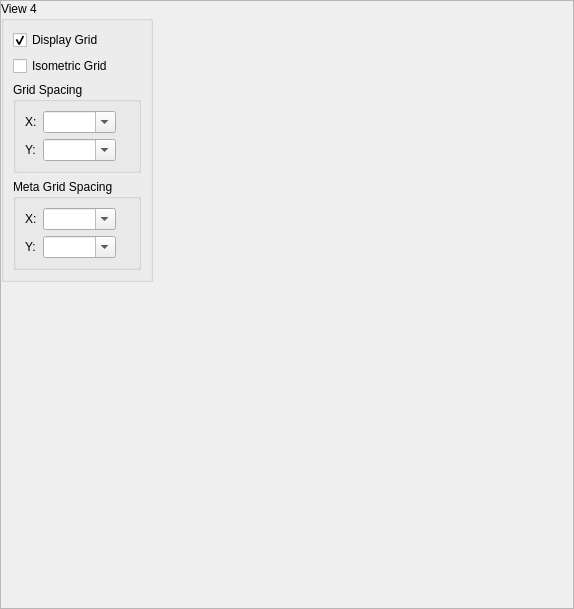
<?xml version="1.0" encoding="UTF-8"?>
<ui version="4.0">
 <class>Grid</class>
 <widget class="QScrollArea" name="Grid">
  <property name="geometry">
   <rect>
    <x>0</x>
    <y>0</y>
    <width>574</width>
    <height>609</height>
   </rect>
  </property>
  <layout class="QGridLayout" name="gridLayout_9">
   <item row="0" column="0">
    <widget class="QGroupBox" name="groupBox_3">
     <property name="title">
      <string>View 1</string>
     </property>
     <layout class="QVBoxLayout" name="verticalLayout">
      <item>
       <widget class="QCheckBox" name="DisplayGrid00">
        <property name="text">
         <string>Display Grid</string>
        </property>
        <property name="checked">
         <bool>true</bool>
        </property>
       </widget>
      </item>
      <item>
       <widget class="QCheckBox" name="IsometricGrid00">
        <property name="text">
         <string>Isometric Grid</string>
        </property>
       </widget>
      </item>
      <item>
       <widget class="QGroupBox" name="groupBox">
        <property name="title">
         <string>Grid Spacing</string>
        </property>
        <layout class="QGridLayout" name="gridLayout">
         <item row="1" column="0">
          <widget class="QLabel" name="label_2">
           <property name="text">
            <string>Y:</string>
           </property>
          </widget>
         </item>
         <item row="1" column="2">
          <widget class="QLabel" name="GridSpacingYUnit00">
           <property name="text">
            <string/>
           </property>
          </widget>
         </item>
         <item row="0" column="2">
          <widget class="QLabel" name="GridSpacingXUnit00">
           <property name="text">
            <string/>
           </property>
          </widget>
         </item>
         <item row="0" column="0">
          <widget class="QLabel" name="label">
           <property name="text">
            <string>X:</string>
           </property>
          </widget>
         </item>
         <item row="0" column="1">
          <widget class="QComboBox" name="GridSpacingX00">
           <property name="sizePolicy">
            <sizepolicy hsizetype="MinimumExpanding" vsizetype="Fixed">
             <horstretch>0</horstretch>
             <verstretch>0</verstretch>
            </sizepolicy>
           </property>
           <property name="editable">
            <bool>true</bool>
           </property>
          </widget>
         </item>
         <item row="1" column="1">
          <widget class="QComboBox" name="GridSpacingY00">
           <property name="sizePolicy">
            <sizepolicy hsizetype="MinimumExpanding" vsizetype="Fixed">
             <horstretch>0</horstretch>
             <verstretch>0</verstretch>
            </sizepolicy>
           </property>
           <property name="editable">
            <bool>true</bool>
           </property>
          </widget>
         </item>
        </layout>
       </widget>
      </item>
      <item>
       <widget class="QGroupBox" name="groupBox_2">
        <property name="title">
         <string>Meta Grid Spacing</string>
        </property>
        <layout class="QGridLayout" name="gridLayout_2">
         <item row="1" column="2">
          <widget class="QLabel" name="MetaGridSpacingYUnit00">
           <property name="text">
            <string/>
           </property>
          </widget>
         </item>
         <item row="0" column="2">
          <widget class="QLabel" name="MetaGridSpacingXUnit00">
           <property name="text">
            <string/>
           </property>
          </widget>
         </item>
         <item row="0" column="1">
          <widget class="QComboBox" name="MetaGridSpacingX00">
           <property name="sizePolicy">
            <sizepolicy hsizetype="MinimumExpanding" vsizetype="Fixed">
             <horstretch>0</horstretch>
             <verstretch>0</verstretch>
            </sizepolicy>
           </property>
           <property name="editable">
            <bool>true</bool>
           </property>
          </widget>
         </item>
         <item row="1" column="0">
          <widget class="QLabel" name="label_4">
           <property name="text">
            <string>Y:</string>
           </property>
          </widget>
         </item>
         <item row="0" column="0">
          <widget class="QLabel" name="label_3">
           <property name="text">
            <string>X:</string>
           </property>
          </widget>
         </item>
         <item row="1" column="1">
          <widget class="QComboBox" name="MetaGridSpacingY00">
           <property name="sizePolicy">
            <sizepolicy hsizetype="MinimumExpanding" vsizetype="Fixed">
             <horstretch>0</horstretch>
             <verstretch>0</verstretch>
            </sizepolicy>
           </property>
           <property name="editable">
            <bool>true</bool>
           </property>
          </widget>
         </item>
        </layout>
       </widget>
      </item>
     </layout>
    </widget>
   </item>
   <item row="1" column="0">
    <widget class="QGroupBox" name="groupBox_7">
     <property name="title">
      <string>View 3</string>
     </property>
     <layout class="QVBoxLayout" name="verticalLayout_3">
      <item>
       <widget class="QCheckBox" name="DisplayGrid02">
        <property name="text">
         <string>Display Grid</string>
        </property>
        <property name="checked">
         <bool>true</bool>
        </property>
       </widget>
      </item>
      <item>
       <widget class="QCheckBox" name="IsometricGrid02">
        <property name="text">
         <string>Isometric Grid</string>
        </property>
       </widget>
      </item>
      <item>
       <widget class="QGroupBox" name="groupBox_8">
        <property name="title">
         <string>Grid Spacing</string>
        </property>
        <layout class="QGridLayout" name="gridLayout_5">
         <item row="0" column="0">
          <widget class="QLabel" name="label_9">
           <property name="text">
            <string>X:</string>
           </property>
          </widget>
         </item>
         <item row="0" column="1">
          <widget class="QComboBox" name="GridSpacingX02">
           <property name="sizePolicy">
            <sizepolicy hsizetype="MinimumExpanding" vsizetype="Fixed">
             <horstretch>0</horstretch>
             <verstretch>0</verstretch>
            </sizepolicy>
           </property>
           <property name="editable">
            <bool>true</bool>
           </property>
          </widget>
         </item>
         <item row="0" column="2">
          <widget class="QLabel" name="GridSpacingXUnit02">
           <property name="text">
            <string/>
           </property>
          </widget>
         </item>
         <item row="1" column="0">
          <widget class="QLabel" name="label_10">
           <property name="text">
            <string>Y:</string>
           </property>
          </widget>
         </item>
         <item row="1" column="1">
          <widget class="QComboBox" name="GridSpacingY02">
           <property name="sizePolicy">
            <sizepolicy hsizetype="MinimumExpanding" vsizetype="Fixed">
             <horstretch>0</horstretch>
             <verstretch>0</verstretch>
            </sizepolicy>
           </property>
           <property name="editable">
            <bool>true</bool>
           </property>
          </widget>
         </item>
         <item row="1" column="2">
          <widget class="QLabel" name="GridSpacingYUnit02">
           <property name="text">
            <string/>
           </property>
          </widget>
         </item>
        </layout>
       </widget>
      </item>
      <item>
       <widget class="QGroupBox" name="groupBox_9">
        <property name="title">
         <string>Meta Grid Spacing</string>
        </property>
        <layout class="QGridLayout" name="gridLayout_6">
         <item row="1" column="2">
          <widget class="QLabel" name="MetaGridSpacingYUnit02">
           <property name="text">
            <string/>
           </property>
          </widget>
         </item>
         <item row="1" column="1">
          <widget class="QComboBox" name="MetaGridSpacingY02">
           <property name="sizePolicy">
            <sizepolicy hsizetype="MinimumExpanding" vsizetype="Fixed">
             <horstretch>0</horstretch>
             <verstretch>0</verstretch>
            </sizepolicy>
           </property>
           <property name="editable">
            <bool>true</bool>
           </property>
          </widget>
         </item>
         <item row="1" column="0">
          <widget class="QLabel" name="label_12">
           <property name="text">
            <string>Y:</string>
           </property>
          </widget>
         </item>
         <item row="0" column="0">
          <widget class="QLabel" name="label_11">
           <property name="text">
            <string>X:</string>
           </property>
          </widget>
         </item>
         <item row="0" column="1">
          <widget class="QComboBox" name="MetaGridSpacingX02">
           <property name="sizePolicy">
            <sizepolicy hsizetype="MinimumExpanding" vsizetype="Fixed">
             <horstretch>0</horstretch>
             <verstretch>0</verstretch>
            </sizepolicy>
           </property>
           <property name="editable">
            <bool>true</bool>
           </property>
          </widget>
         </item>
         <item row="0" column="2">
          <widget class="QLabel" name="MetaGridSpacingXUnit02">
           <property name="text">
            <string/>
           </property>
          </widget>
         </item>
        </layout>
       </widget>
      </item>
     </layout>
    </widget>
   </item>
   <item row="0" column="1">
    <widget class="QGroupBox" name="groupBox_4">
     <property name="title">
      <string>View 2</string>
     </property>
     <layout class="QVBoxLayout" name="verticalLayout_2">
      <item>
       <widget class="QCheckBox" name="DisplayGrid01">
        <property name="text">
         <string>Display Grid</string>
        </property>
        <property name="checked">
         <bool>true</bool>
        </property>
       </widget>
      </item>
      <item>
       <widget class="QCheckBox" name="IsometricGrid01">
        <property name="text">
         <string>Isometric Grid</string>
        </property>
       </widget>
      </item>
      <item>
       <widget class="QGroupBox" name="groupBox_5">
        <property name="title">
         <string>Grid Spacing</string>
        </property>
        <layout class="QGridLayout" name="gridLayout_3">
         <item row="0" column="0">
          <widget class="QLabel" name="label_5">
           <property name="text">
            <string>X:</string>
           </property>
          </widget>
         </item>
         <item row="0" column="2">
          <widget class="QLabel" name="GridSpacingXUnit01">
           <property name="text">
            <string/>
           </property>
          </widget>
         </item>
         <item row="1" column="0">
          <widget class="QLabel" name="label_6">
           <property name="text">
            <string>Y:</string>
           </property>
          </widget>
         </item>
         <item row="1" column="2">
          <widget class="QLabel" name="GridSpacingYUnit01">
           <property name="text">
            <string/>
           </property>
          </widget>
         </item>
         <item row="1" column="1">
          <widget class="QComboBox" name="GridSpacingY01">
           <property name="sizePolicy">
            <sizepolicy hsizetype="MinimumExpanding" vsizetype="Fixed">
             <horstretch>0</horstretch>
             <verstretch>0</verstretch>
            </sizepolicy>
           </property>
           <property name="editable">
            <bool>true</bool>
           </property>
          </widget>
         </item>
         <item row="0" column="1">
          <widget class="QComboBox" name="GridSpacingX01">
           <property name="sizePolicy">
            <sizepolicy hsizetype="MinimumExpanding" vsizetype="Fixed">
             <horstretch>0</horstretch>
             <verstretch>0</verstretch>
            </sizepolicy>
           </property>
           <property name="editable">
            <bool>true</bool>
           </property>
          </widget>
         </item>
        </layout>
       </widget>
      </item>
      <item>
       <widget class="QGroupBox" name="groupBox_6">
        <property name="title">
         <string>Meta Grid Spacing</string>
        </property>
        <layout class="QGridLayout" name="gridLayout_4">
         <item row="0" column="0">
          <widget class="QLabel" name="label_7">
           <property name="text">
            <string>X:</string>
           </property>
          </widget>
         </item>
         <item row="0" column="2">
          <widget class="QLabel" name="MetaGridSpacingXUnit01">
           <property name="text">
            <string/>
           </property>
          </widget>
         </item>
         <item row="1" column="1">
          <widget class="QComboBox" name="MetaGridSpacingY01">
           <property name="sizePolicy">
            <sizepolicy hsizetype="MinimumExpanding" vsizetype="Fixed">
             <horstretch>0</horstretch>
             <verstretch>0</verstretch>
            </sizepolicy>
           </property>
           <property name="editable">
            <bool>true</bool>
           </property>
          </widget>
         </item>
         <item row="0" column="1">
          <widget class="QComboBox" name="MetaGridSpacingX01">
           <property name="sizePolicy">
            <sizepolicy hsizetype="MinimumExpanding" vsizetype="Fixed">
             <horstretch>0</horstretch>
             <verstretch>0</verstretch>
            </sizepolicy>
           </property>
           <property name="editable">
            <bool>true</bool>
           </property>
          </widget>
         </item>
         <item row="1" column="0">
          <widget class="QLabel" name="label_8">
           <property name="text">
            <string>Y:</string>
           </property>
          </widget>
         </item>
         <item row="1" column="2">
          <widget class="QLabel" name="MetaGridSpacingYUnit01">
           <property name="text">
            <string/>
           </property>
          </widget>
         </item>
        </layout>
       </widget>
      </item>
     </layout>
    </widget>
   </item>
   <item row="1" column="1">
    <widget class="QGroupBox" name="groupBox_10">
     <property name="title">
      <string>View 4</string>
     </property>
     <layout class="QVBoxLayout" name="verticalLayout_4">
      <item>
       <widget class="QCheckBox" name="DisplayGrid03">
        <property name="text">
         <string>Display Grid</string>
        </property>
        <property name="checked">
         <bool>true</bool>
        </property>
       </widget>
      </item>
      <item>
       <widget class="QCheckBox" name="IsometricGrid03">
        <property name="text">
         <string>Isometric Grid</string>
        </property>
       </widget>
      </item>
      <item>
       <widget class="QGroupBox" name="groupBox_11">
        <property name="title">
         <string>Grid Spacing</string>
        </property>
        <layout class="QGridLayout" name="gridLayout_7">
         <item row="0" column="0">
          <widget class="QLabel" name="label_13">
           <property name="text">
            <string>X:</string>
           </property>
          </widget>
         </item>
         <item row="1" column="1">
          <widget class="QComboBox" name="GridSpacingY03">
           <property name="sizePolicy">
            <sizepolicy hsizetype="MinimumExpanding" vsizetype="Fixed">
             <horstretch>0</horstretch>
             <verstretch>0</verstretch>
            </sizepolicy>
           </property>
           <property name="editable">
            <bool>true</bool>
           </property>
          </widget>
         </item>
         <item row="1" column="2">
          <widget class="QLabel" name="GridSpacingYUnit03">
           <property name="text">
            <string/>
           </property>
          </widget>
         </item>
         <item row="0" column="2">
          <widget class="QLabel" name="GridSpacingXUnit03">
           <property name="text">
            <string/>
           </property>
          </widget>
         </item>
         <item row="0" column="1">
          <widget class="QComboBox" name="GridSpacingX03">
           <property name="sizePolicy">
            <sizepolicy hsizetype="MinimumExpanding" vsizetype="Fixed">
             <horstretch>0</horstretch>
             <verstretch>0</verstretch>
            </sizepolicy>
           </property>
           <property name="editable">
            <bool>true</bool>
           </property>
          </widget>
         </item>
         <item row="1" column="0">
          <widget class="QLabel" name="label_14">
           <property name="text">
            <string>Y:</string>
           </property>
          </widget>
         </item>
        </layout>
       </widget>
      </item>
      <item>
       <widget class="QGroupBox" name="groupBox_12">
        <property name="title">
         <string>Meta Grid Spacing</string>
        </property>
        <layout class="QGridLayout" name="gridLayout_8">
         <item row="0" column="0">
          <widget class="QLabel" name="label_15">
           <property name="text">
            <string>X:</string>
           </property>
          </widget>
         </item>
         <item row="0" column="2">
          <widget class="QLabel" name="MetaGridSpacingXUnit03">
           <property name="text">
            <string/>
           </property>
          </widget>
         </item>
         <item row="1" column="0">
          <widget class="QLabel" name="label_16">
           <property name="text">
            <string>Y:</string>
           </property>
          </widget>
         </item>
         <item row="0" column="1">
          <widget class="QComboBox" name="MetaGridSpacingX03">
           <property name="sizePolicy">
            <sizepolicy hsizetype="MinimumExpanding" vsizetype="Fixed">
             <horstretch>0</horstretch>
             <verstretch>0</verstretch>
            </sizepolicy>
           </property>
           <property name="editable">
            <bool>true</bool>
           </property>
          </widget>
         </item>
         <item row="1" column="1">
          <widget class="QComboBox" name="MetaGridSpacingY03">
           <property name="sizePolicy">
            <sizepolicy hsizetype="MinimumExpanding" vsizetype="Fixed">
             <horstretch>0</horstretch>
             <verstretch>0</verstretch>
            </sizepolicy>
           </property>
           <property name="editable">
            <bool>true</bool>
           </property>
          </widget>
         </item>
         <item row="1" column="2">
          <widget class="QLabel" name="MetaGridSpacingYUnit03">
           <property name="text">
            <string/>
           </property>
          </widget>
         </item>
        </layout>
       </widget>
      </item>
     </layout>
    </widget>
   </item>
   <item row="2" column="0" colspan="2">
    <spacer name="verticalSpacer">
     <property name="orientation">
      <enum>Qt::Vertical</enum>
     </property>
     <property name="sizeHint" stdset="0">
      <size>
       <width>20</width>
       <height>40</height>
      </size>
     </property>
    </spacer>
   </item>
  </layout>
 </widget>
 <resources/>
 <connections>
  <connection>
   <sender>IsometricGrid00</sender>
   <signal>toggled(bool)</signal>
   <receiver>GridSpacingX00</receiver>
   <slot>setDisabled(bool)</slot>
   <hints>
    <hint type="sourcelabel">
     <x>91</x>
     <y>70</y>
    </hint>
    <hint type="destinationlabel">
     <x>88</x>
     <y>99</y>
    </hint>
   </hints>
  </connection>
  <connection>
   <sender>IsometricGrid00</sender>
   <signal>toggled(bool)</signal>
   <receiver>MetaGridSpacingX00</receiver>
   <slot>setDisabled(bool)</slot>
   <hints>
    <hint type="sourcelabel">
     <x>143</x>
     <y>70</y>
    </hint>
    <hint type="destinationlabel">
     <x>235</x>
     <y>223</y>
    </hint>
   </hints>
  </connection>
  <connection>
   <sender>IsometricGrid01</sender>
   <signal>toggled(bool)</signal>
   <receiver>GridSpacingX01</receiver>
   <slot>setDisabled(bool)</slot>
   <hints>
    <hint type="sourcelabel">
     <x>364</x>
     <y>64</y>
    </hint>
    <hint type="destinationlabel">
     <x>401</x>
     <y>124</y>
    </hint>
   </hints>
  </connection>
  <connection>
   <sender>IsometricGrid01</sender>
   <signal>toggled(bool)</signal>
   <receiver>MetaGridSpacingX01</receiver>
   <slot>setDisabled(bool)</slot>
   <hints>
    <hint type="sourcelabel">
     <x>422</x>
     <y>62</y>
    </hint>
    <hint type="destinationlabel">
     <x>472</x>
     <y>214</y>
    </hint>
   </hints>
  </connection>
  <connection>
   <sender>IsometricGrid02</sender>
   <signal>toggled(bool)</signal>
   <receiver>GridSpacingX02</receiver>
   <slot>setDisabled(bool)</slot>
   <hints>
    <hint type="sourcelabel">
     <x>83</x>
     <y>342</y>
    </hint>
    <hint type="destinationlabel">
     <x>92</x>
     <y>396</y>
    </hint>
   </hints>
  </connection>
  <connection>
   <sender>IsometricGrid02</sender>
   <signal>toggled(bool)</signal>
   <receiver>MetaGridSpacingX02</receiver>
   <slot>setDisabled(bool)</slot>
   <hints>
    <hint type="sourcelabel">
     <x>123</x>
     <y>343</y>
    </hint>
    <hint type="destinationlabel">
     <x>166</x>
     <y>486</y>
    </hint>
   </hints>
  </connection>
  <connection>
   <sender>IsometricGrid03</sender>
   <signal>toggled(bool)</signal>
   <receiver>GridSpacingX03</receiver>
   <slot>setDisabled(bool)</slot>
   <hints>
    <hint type="sourcelabel">
     <x>370</x>
     <y>341</y>
    </hint>
    <hint type="destinationlabel">
     <x>389</x>
     <y>385</y>
    </hint>
   </hints>
  </connection>
  <connection>
   <sender>IsometricGrid03</sender>
   <signal>toggled(bool)</signal>
   <receiver>MetaGridSpacingX03</receiver>
   <slot>setDisabled(bool)</slot>
   <hints>
    <hint type="sourcelabel">
     <x>411</x>
     <y>340</y>
    </hint>
    <hint type="destinationlabel">
     <x>470</x>
     <y>500</y>
    </hint>
   </hints>
  </connection>
 </connections>
</ui>
